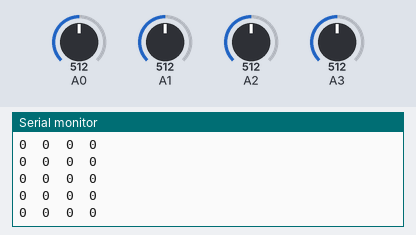
The sketch below on a simulated Arduino Uno, built with avr-gcc and run on an emulated ATmega328P. Parts: the last lines printed to the serial monitor. The test bench sets the inputs (shaded band); at power-on: A0 = 512, A2 = 512, A3 = 512, A1 = 512.

Above: at 1.2 s.
1.3 s: A0 set to 530
At 2.0 s:
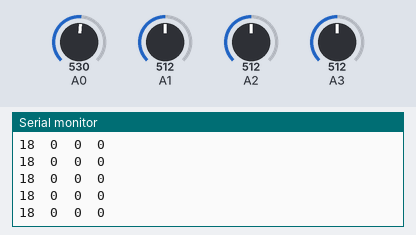
4.3 s: A2 set to 595
At 5.0 s:
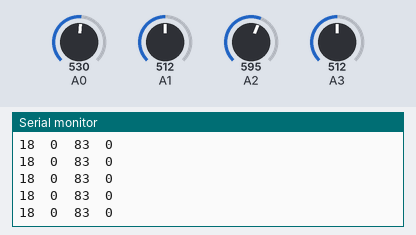
5.8 s: A2 set to 621
At 6.6 s:
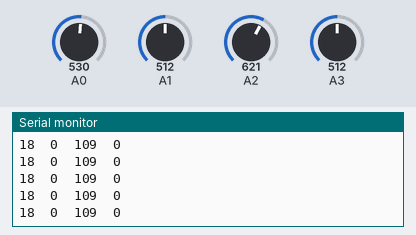
8.8 s: A3 set to 539
At 9.4 s:
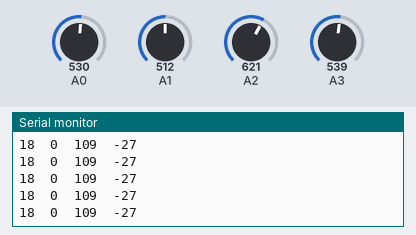
Timing chart, 0 to 11.8 s (numbered marks = the images above; inputs shaded):
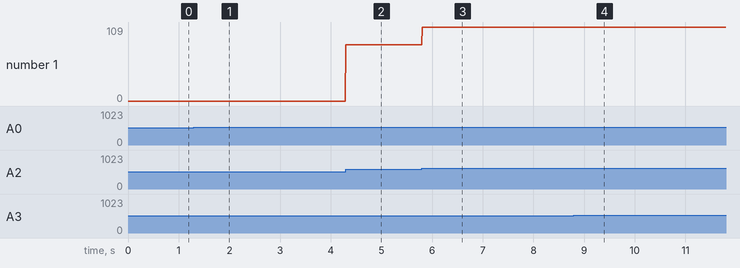

The sketch:

as5600_enc_count_tick.ino
```cpp
/*
This Code Reads Analog Data From AS5600 Magnetic Encoder and Converts it to tick count for Robot.
Syed Razwanul Haque(Nabil), https://www.github.com/Nabilphysics, https://www.nabilbd.com

----------------------------------------------------
 ************* Magnetic Encoder & Arduino Pin(Analog Read Mode) *************
 ---------------------------------------------------
       Magnetic Encoder No        | Arduino Pin
 ---------------------------------------------------
        Forward Right Mot Encoder |   A0
        Forward Left Mot Encoder  |   A1
        Aft Right Mot Encoder     |   A2  (Not Used Right Now)
        Aft Left Motor Encoder    |   A3  (Not Used Right Now)
 ---------------------------------------------------

 ---------- Algorithm -----------
1- Read All Encoder Analog Data
2- Convert it to tick count

 Arduino: Arduino Uno
 Encoder : AS5600 Magnetic Encoder with Analog Output
 Special Note: Connect AS5600 Encoder DIR Pin to GND (White module available in market not connected)
*/

#include "Encoder_count.h"

//********* Encoder Object - Start**** (Analog, 'Direction', Encoder_lowest, Encoder_Highet, Analog_Highest_Value)******
EncoderCount encoderForwardRight(A0, '+', -32768, 32767, 1023); // Give - or + if you want to change the counting direction
EncoderCount encoderForwardLeft(A1, '-',-32768, 32767, 1023);
EncoderCount encoderAftRight(A2, '+',-32768, 32767, 1023);
EncoderCount encoderAftLeft(A3, '-',-32768, 32767, 1023);
//********* Encoder Object - End**********


void setup() {
  Serial.begin(115200);

}

void loop() {

  Serial.print(encoderForwardRight.getValue()); Serial.print("  ");
  Serial.print(encoderForwardLeft.getValue()); Serial.print("  ");
  Serial.print(encoderAftRight.getValue()); Serial.print("  ");
  Serial.println(encoderAftLeft.getValue());
  delay(10);
}
 
```

Encoder_count.cpp
```cpp
/*
Magnetic Encoder Analog Value to Tick Converter
What this Class Does:
This class Takes analog value from Magnetic Encoder(e.g. AS5600) and converts it to tick counter.
Analog output depends on the angle of the magnetic encoder. For 8 bit ADC 360 Degree means analog value 1023.
So value is increasing with angle and after highest analog value(e.g. 1023) it will go to 0.
This code check and do roation roundup if necessar. Encoder value go to highest to next cycle it can detect it. It checks previous and current value.
Lets say encoder rotated 1000 to 5 analog value clockwise. How we can check this? If current analog value is lower than 30% of encoder highest value and previous value is greater than
70% of encoder highest value then we assume roation is clockwise and we also set necessary parameter to achieve currect tick count.

How to Set Analog Pin :
EncoderCount encoderForwardRight(A0, '+'); // Give - or + if you want to change the counting direction
How to Get Value:
encoderForwardRight.getValue()

Written By: Syed Razwanul haque(Nabil)
https://www.github.com/Nabilphysics
SRH
*/

#include "Arduino.h"
#include "Encoder_count.h"

EncoderCount ::EncoderCount(char analog_pin, char encoder_direction, int tick_lowest, int tick_highest, int enc_highest){
  _analog_pin = analog_pin;
  _encoder_direction = encoder_direction;
  encoder_highest = enc_highest;
  highest_tick = tick_highest;
  lowest_tick = tick_lowest;
}

int EncoderCount::getValue(){
  current_encoder_analog_value = analogRead(_analog_pin);

  //Rotatin Check if Negative Direction (Anti Clockwise)
    if((current_encoder_analog_value > encoder_highest * 0.7 && current_encoder_analog_value <= encoder_highest) && (previous_encoder >= encoder_lowest && previous_encoder < encoder_highest * 0.3)){
      previous_encoder = previous_encoder + encoder_highest;

    }

    //Rotation Positive Direction (Clockwise)
    else if((previous_encoder > encoder_highest * 0.7 && previous_encoder <= encoder_highest) && (current_encoder_analog_value >= encoder_lowest && current_encoder_analog_value < encoder_highest * 0.3)){
      previous_encoder = previous_encoder - encoder_highest;
    }

    if((current_encoder_analog_value >= previous_encoder + encoder_tick_resolution)){
      if(_encoder_direction == '+'){
        tick_count = tick_count + (abs(current_encoder_analog_value - previous_encoder)/encoder_tick_resolution);
      }
      else if(_encoder_direction == '-'){
        tick_count = tick_count - (abs(current_encoder_analog_value - previous_encoder)/encoder_tick_resolution);
      }


        // We want Encoder Tick count 0 at Robot Startup. So it will check startup and will reset tick counter
        if(first_cycle_flag == true){
          tick_count = 0;
          first_cycle_flag = false;
        }
        previous_encoder = current_encoder_analog_value;
    }

    else if(current_encoder_analog_value <= previous_encoder- encoder_tick_resolution){
      if(_encoder_direction == '+'){
        tick_count = tick_count - (abs(current_encoder_analog_value - previous_encoder)/encoder_tick_resolution);
      }
      else if(_encoder_direction == '-'){
        tick_count = tick_count + (abs(current_encoder_analog_value - previous_encoder)/encoder_tick_resolution);
      }

       // We want Encoder Tick count 0 at Robot Startup. So it will check startup and will reset tick counter
        if(first_cycle_flag == true){
          tick_count = 0;
          first_cycle_flag = false;
        }
         previous_encoder = current_encoder_analog_value ;
    }

    if(tick_count > highest_tick){
      tick_count = lowest_tick;
    }

    if(tick_count < lowest_tick){
      tick_count = highest_tick ;
    }

    return tick_count;


}


//SRH
```

Encoder_count.h
```cpp
/*
Magnetic Encoder Analog Value to Tick Converter
What this Class Does:
This class Takes analog value from Magnetic Encoder(e.g. AS5600) and converts it to tick counter.
Analog output depends on the angle of the magnetic encoder. For 8 bit ADC 360 Degree means analog value 1023.
So value is increasing with angle and after highest analog value(e.g. 1023) it will go to 0.
This code check and do roation roundup if necessar. Encoder value go to highest to next cycle it can detect it. It checks previous and current value.
Lets say encoder rotated 1000 to 5 analog value clockwise. How we can check this? If current analog value is lower than 30% of encoder highest value and previous value is greater than
70% of encoder highest value then we assume roation is clockwise and we also set necessary parameter to achieve currect tick count.

How to Set Analog Pin :
EncoderCount encoderForwardRight(A0, '+'); // Give - or + if you want to change the counting direction
How to Get Value:
encoderForwardRight.getValue()

Written By: Syed Razwanul haque(Nabil)
https://www.github.com/Nabilphysics
SRH
*/
#ifndef Encoder_count_h
#define Encoder_count_h

#include "Arduino.h"

class EncoderCount {
  public:
    EncoderCount(char analog_pin, char encoder_direction, int tick_lowest, int tick_highest, int enc_highest);
    int getValue();


  private:
    char _analog_pin;
    char _encoder_direction;
    int encoder_highest; //Analog Highest
    int encoder_lowest = 0;
    int previous_encoder = 0.0;
    uint8_t encoder_tick_resolution = 1;
    int current_encoder_analog_value = 0;
    int tick_count = 0;
    int tick_count_resolution = 1;
    int highest_tick;
    int lowest_tick;
    bool first_cycle_flag = true;
};
#endif
```

Measured:
- after the input at 1.3 s, the serial monitor: prints a new line at once (image 1)
- after the input at 4.3 s, the serial monitor: prints a new line at once (image 2)
- after the input at 5.8 s, the serial monitor: prints a new line at once (image 3)
- after the input at 8.8 s, the serial monitor: prints a new line at once (image 4)
- plotted number 1: 0 → 83 after the input at 1.3 s, 83 → 109 after the input at 5.8 s
